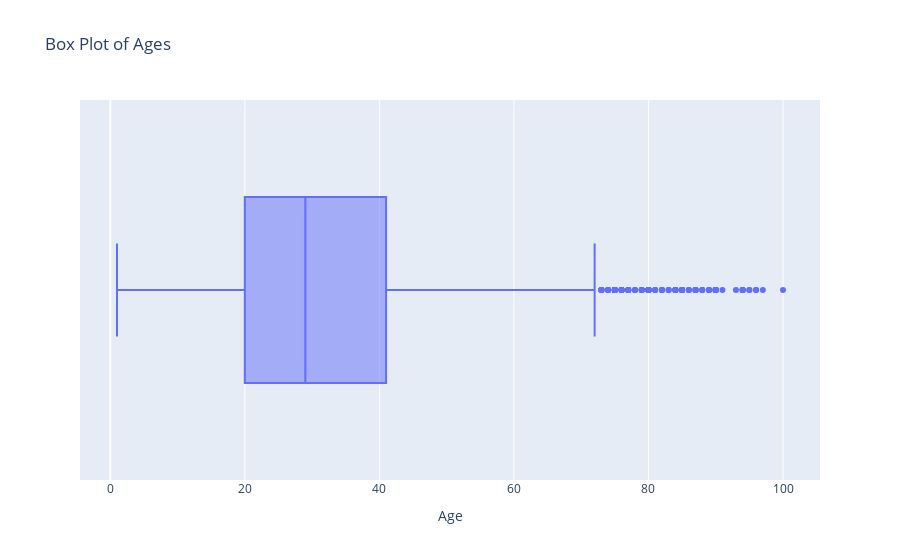

This figure's notebook cell:
### Code cell
# Create horizontal box plot of ages
fig = px.box(labels, x='real_age', orientation='h', title='Box Plot of Ages')
fig.update_layout(xaxis_title='Age')
fig.show()

### Figure 1 — Plotly figure (JSON) as saved in the notebook; plotly's stock layout.template omitted (floating-point values rounded to 4 significant figures; data arrays with more than 128 entries replaced by an {"elided": "..."} marker saying what was removed)
{"data": [{"alignmentgroup": "True", "hovertemplate": "real_age=%{x}<extra></extra>", "legendgroup": "", "marker": {"color": "#636efa"}, "name": "", "notched": false, "offsetgroup": "", "orientation": "h", "showlegend": false, "type": "box", "x": {"elided": "7591 int values"}, "x0": " ", "xaxis": "x", "y0": " ", "yaxis": "y"}], "layout": {"boxmode": "group", "legend": {"tracegroupgap": 0}, "title": {"text": "Box Plot of Ages"}, "xaxis": {"anchor": "y", "domain": [0, 1], "title": {"text": "Age"}}, "yaxis": {"anchor": "x", "domain": [0, 1]}}}
